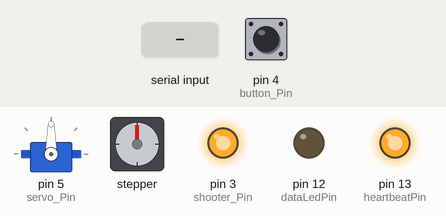
This sketch was run on a simulated Arduino Uno, built with avr-gcc and run on an emulated ATmega328P. On the bench: servo, stepper motor, output pins drawn as LEDs (lit = HIGH). Dashed ring = blinking. The inputs (shaded band) are chosen by the test bench; at power-on: pin 4 (button_Pin) HIGH. Stepper angles assume 200 steps per turn.

Above: at 3.8 s.
3.9 s: pin 4 (button_Pin) pulled LOW for 0.15 s
At 6.6 s:
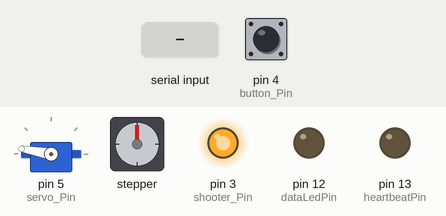
7.0 s: "L" received over Serial
At 8.2 s:
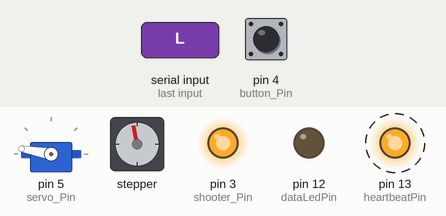
10.0 s: "l" received over Serial
At 10.17 s:
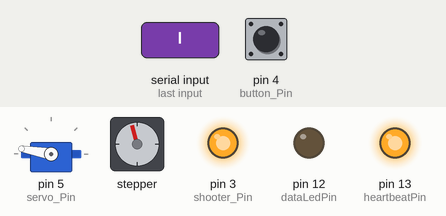
13.0 s: pin 4 (button_Pin) pulled LOW for 1 s
At 15.7 s:
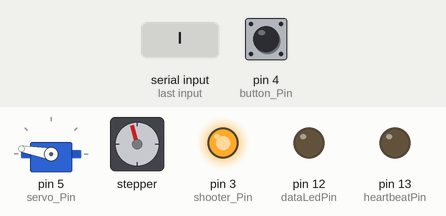
16.5 s: "r" received over Serial
At 17.3 s:
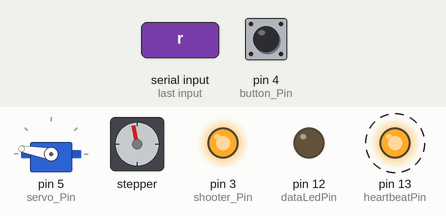
19.5 s: "F" received over Serial
At 20.31 s:
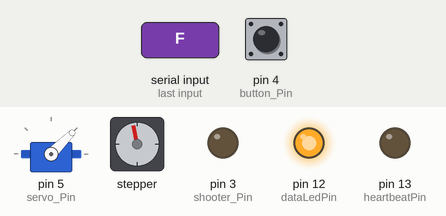
Timing chart, 0 to 23.5 s (numbered marks = the images above; inputs shaded):
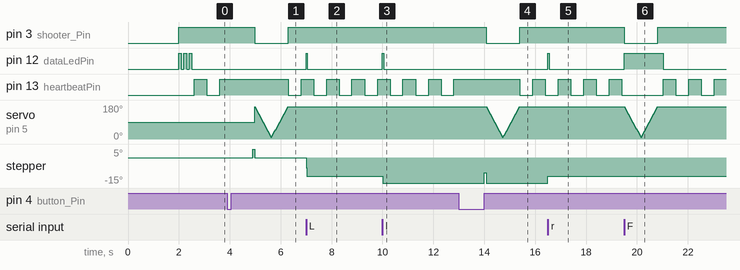

The sketch:

vision_guided_stepper.ino
```cpp
#include <Servo.h>
#include <Stepper.h>


const int stepsPerRevolution = 200;
Stepper myStepper(stepsPerRevolution, 8, 10, 9, 11);  // Adjust pins
Servo myservo;  // create servo object to control a servo
// twelve servo objects can be created on most boards
int pos = 0;    // variable to store the servo position
int ss = 0;
int sw = 1;
int prev_sw = 0;
unsigned long lastDebounceTime = 0; // Last time the button state was toggled
unsigned long debounceDelay = 50;   // Debounce time in milliseconds
unsigned long previousMillis = 0;
unsigned long interval = 100UL;

const int heartbeatPin = 13;   // Internal LED
const int dataLedPin = 12;      // External LED for Serial check
unsigned long lastHeartbeat = 0;
unsigned long dataLedTimer = 0;
bool heartbeatState = LOW;

int p1 = 10;
int p2 = 170;
int count = 0;
int button_Pin = 4;
int servo_Pin = 5;
int shooter_Pin = 3;
int LED_PIN = 13;
int magsize = 5;
int flag = 0;
int stepper_stepsize_large = 6;
int stepper_stepsize_small = 2;

void setup() {

  delay(2000);
  pinMode(heartbeatPin, OUTPUT);
  pinMode(dataLedPin, OUTPUT);

  myservo.attach(servo_Pin);  // attaches the servo on pin 9 to the servo object
  pinMode(button_Pin, INPUT_PULLUP);
  pinMode(shooter_Pin, OUTPUT);
  digitalWrite(shooter_Pin, HIGH);
  Serial.begin(9600);
  myStepper.setSpeed(50);
  flag = magsize;

  // Quick startup flash
  for(int i=0; i<3; i++) {
    digitalWrite(dataLedPin, HIGH); delay(100);
    digitalWrite(dataLedPin, LOW); delay(100);
  }

}


void loop() {
  // DEBUG Actuators
  sw = digitalRead(button_Pin);
  if (sw == 0){
    delay(1000);
    myStepper.step(stepper_stepsize_large);
    myStepper.step(-stepper_stepsize_large);
    triggerShooter(10, 1);
    triggerReload();
    triggerShooter(10, 0);
  }

  //// --- HEARTBEAT LOGIC ---
  // Blinks every 500ms to show the code is running
  if (millis() - lastHeartbeat > 500) {
    heartbeatState = !heartbeatState;
    digitalWrite(heartbeatPin, heartbeatState);
    lastHeartbeat = millis();
  }

  //digitalWrite(LED_BUILTIN, LOW);
  digitalWrite(shooter_Pin, HIGH);

  if (Serial.available()) {
    char command = Serial.read();
    digitalWrite(dataLedPin, HIGH);
    dataLedTimer = millis();
    if (command == 'L' or command == 'l' or command == 'R' or command == 'r' or command == 'F'){
      handleCommand(command);
    }
   }
   if (millis() - dataLedTimer > 50) {
    digitalWrite(dataLedPin, LOW);
  }
}

void handleCommand(char command) {
  // Function to handle legit commands from arduino

  if (command == 'L') {
        myStepper.step(-stepper_stepsize_large);  // Move left large
        //delay(200);
      }
      else if (command == 'l') {
        myStepper.step(-stepper_stepsize_small);  // Move left small
        //delay(200);
      }
      else if (command == 'R') {
        myStepper.step(stepper_stepsize_large);   // Move right Large
        //delay(200);
      }
      else if (command == 'r') {
        myStepper.step(stepper_stepsize_small);   // Move right small
        //delay(200);
      }
      else if (command == 'S') {
        //delay(200);
      }
      else if (command == 'F'){
          triggerShooter(10, 1);
          triggerReload();
          triggerShooter(10, 0);
          delay(200);
      }
}


// Function to trigger the relay for a specified duration
void triggerShooter(unsigned long duration, int state) {
  if(state == 1){
      digitalWrite(shooter_Pin, LOW);  // Turn relay ON
      //delay(duration);
  }
  else{
  digitalWrite(shooter_Pin, HIGH);   // Turn relay OFF
  }
}


void triggerReload()
{
  for (pos = p2; pos >= p1; pos -= 5) { // goes from 180 degrees to 0 degrees
    myservo.write(pos);              // tell servo to go to position in variable 'pos'
    delay(20);                       // waits 15ms for the servo to reach the position
  }
  for (pos = p1; pos <= p2; pos += 5) { // goes from 0 degrees to 180 degrees
    // in steps of 1 degree
    myservo.write(pos);              // tell servo to go to position in variable 'pos'
    delay(20);                       // waits 15ms for the servo to reach the position
  }
}
```

Measured:
- after the input at 3.9 s, pin 3 (shooter_Pin): HIGH → LOW after 1.1 s, → HIGH 1.3 s later; stepper: goes 5° 0.07 s, then 0°, starting after 1.0 s
- after the input at 7.0 s, pin 12 (dataLedPin): LOW → HIGH at once, → LOW 0.05 s later; stepper: goes -6° 0.02 s, then -11°, starting at once
- after the input at 13.0 s, pin 3 (shooter_Pin): HIGH → LOW after 1.1 s, → HIGH 1.3 s later; stepper: goes -9° 0.07 s, then -15°, starting after 1.0 s
- after the input at 19.5 s, pin 3 (shooter_Pin): HIGH → LOW at once, → HIGH 1.3 s later; pin 12 (dataLedPin): LOW → HIGH at once, → LOW 1.5 s later
- by itself, pin 13 (heartbeatPin): alternates HIGH for 0.50 s and LOW for 0.50 s
